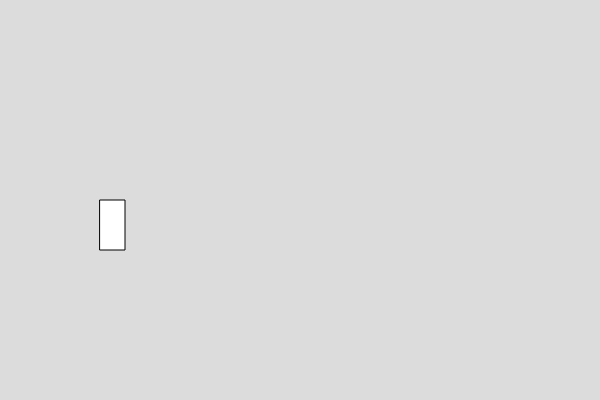
Frame 1 (no input)
Frame 60 (no input): identical to frame 1, image omitted
Frame 120 (the mouse pressed at the canvas centre since frame 60): identical to frame 1, image omitted

The p5.js sketch that drew this single still picture (run headless with seeded random() and noise() and a simulated clock; from frame 60 on, the mouse is pressed at the canvas centre):

// p5.js sketch
// ── sketch.js

var box1;

function setup() {
  createCanvas(600, 400);
  box1=new Box();
}

function draw() {
  background(220);
  box1.setWidth(25);
  box1.show()
}


// ── box.js
class Box
  {
    constructor()
    {
      this.x =100;
      this.y = 200
      this.w = 50;
      this.h = 50;
    }
    
    show()
    {
      rect(this.x,this.y,this.w,this.h)
    }
    
    //write function to set the width of the box
    setWidth(w1) {
      this.w=w1
    }

  }

  
